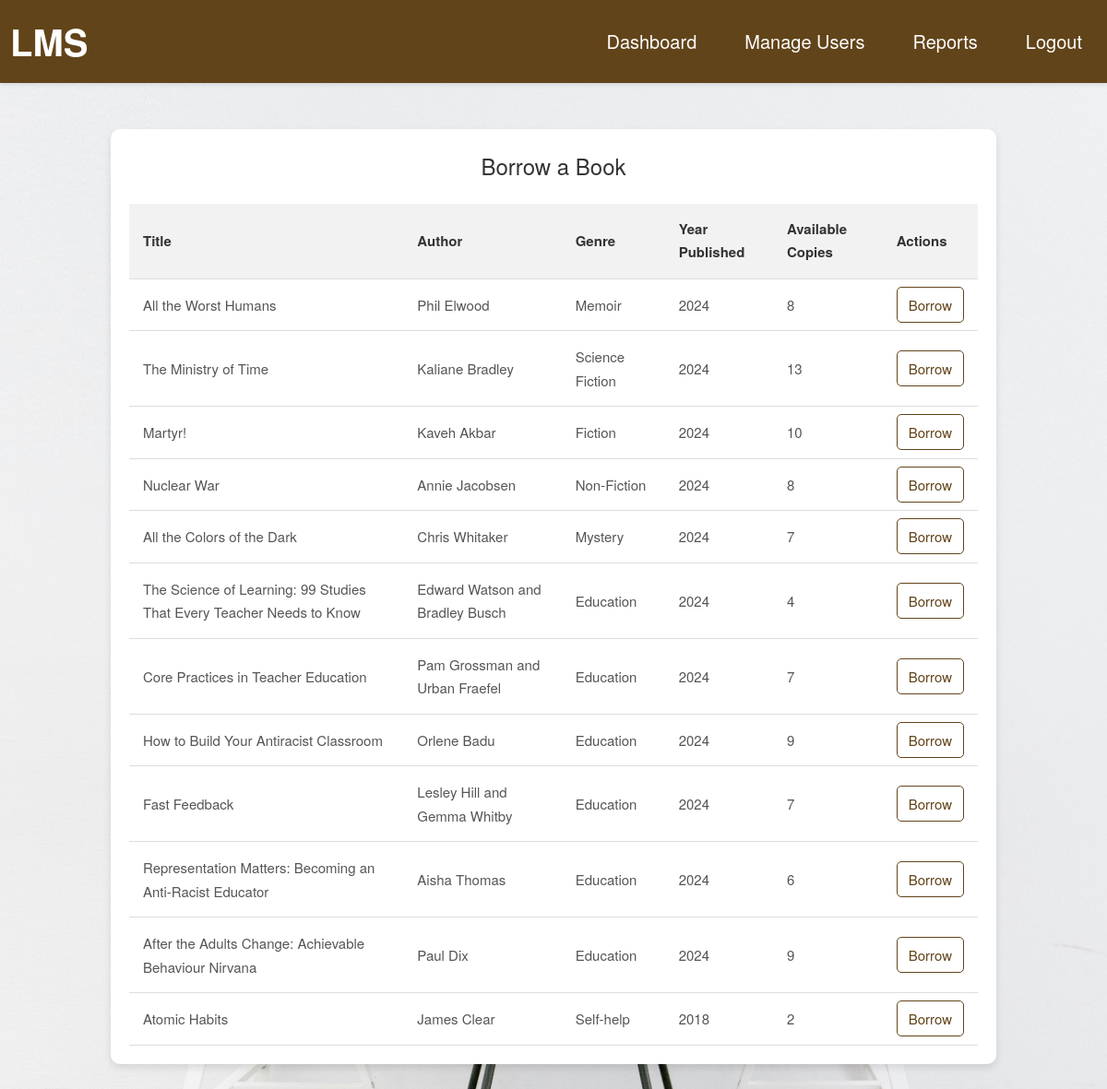
The page /borrow_book.php (signed in) on the database its author committed.
### tables this page shows
CREATE TABLE `books` (
  `BookID` int(11) NOT NULL,
  `Title` varchar(255) NOT NULL,
  `Author` varchar(100) NOT NULL,
  `Genre` varchar(100) DEFAULT NULL,
  `ISBN` varchar(45) NOT NULL,
  `YearPublished` year(4) DEFAULT NULL,
  `TotalCopies` int(11) DEFAULT 0,
  `AvailableCopies` int(11) DEFAULT 0,
  `AddedDate` date DEFAULT NULL
);

### borrow_book.php (the view, shortened to what this page needs)
<?php
include 'header.php';
include 'db_connection.php';
?>
<!DOCTYPE html>
<html>
<head>
    <link rel="stylesheet" type="text/css" href="styles.css">
</head>
<body style="background-image: url('./res/user.jpg'); background-size: cover; background-position: center; background-repeat: no-repeat;">
    <div class="borrow-book-container">
        <h2>Borrow a Book</h2>
        <table>
            <thead>
                <tr>
                    <th>Title</th>
                    <th>Author</th>
                    <th>Genre</th>
                    <th>Year Published</th>
                    <th>Available Copies</th>
                    <th>Actions</th>
                </tr>
            </thead>
            <tbody>
                <?php
                $sql = "SELECT * FROM books WHERE AvailableCopies > 0";
                $result = $conn->query($sql);
                if ($result->num_rows > 0) {
                    while ($row = $result->fetch_assoc()) {
                        echo "<tr>
                                <td>" . $row['Title'] . "</td>
                                <td>" . $row['Author'] . "</td>
                                <td>" . $row['Genre'] . "</td>
                                <td>" . $row['YearPublished'] . "</td>
                                <td>" . $row['AvailableCopies'] . "</td>
                                <td><a href='borrow_book.php?borrow=" . $row['BookID'] . "'>Borrow</a></td>
                              </tr>";
                    }
                } else {
                    echo "<tr><td colspan='6'>No books available</td></tr>";
                }
                ?>
            </tbody>
        </table>
    </div>
</body>
</html>

### css/styles.css (style rules this page uses)
* { margin: 0; padding: 0; box-sizing: border-box; font-family: 'Helvetica Neue', Arial, sans-serif; }
body { background-image: url('/library.jpg'); background-color: #f5f5f5; background-size: cover; background-position: center; background-repeat: no-repeat; color: #333; font-size: 18px; line-height: 1.7; }
.borrow-book-container { width: 80%; max-width: 1000px; margin: 50px auto; padding: 20px; background-color: #fff; border-radius: 10px; box-shadow: 0 4px 8px rgba(0, 0, 0, 0.1); text-align: center; }
.borrow-book-container table { width: 100%; margin-top: 20px; border-collapse: collapse; background-color: #fff; }
.borrow-book-container th, .borrow-book-container td { padding: 15px; border-bottom: 1px solid #ddd; font-size: 15px; }
.borrow-book-container th { background-color: #f2f2f2; font-weight: 600; color: #333; }
.borrow-book-container td { color: #555; }
.borrow-book-container td a { color: #62441a; text-decoration: none; padding: 8px 12px; border: 1px solid #62441a; border-radius: 5px; transition: background-color 0.3s ease, color 0.3s ease; }
h2 { margin-bottom: 20px; font-size: 24px; color: #333; font-weight: 300; }
table { width: 100%; margin-top: 20px; border-collapse: collapse; text-align: left; border-spacing: 0; background-color: #fff; table-layout: auto; }
th, td { padding: 12px; border-bottom: 1px solid #ddd; font-size: 16px; white-space: normal; word-wrap: break-word; }
th { background-color: #f2f2f2; font-weight: 600; color: #333; }

### rows shown on the page
books: Title "All the Worst Humans", Author "Phil Elwood", Genre "Memoir", YearPublished "2024", AvailableCopies "8"
books: Title "The Ministry of Time", Author "Kaliane Bradley", Genre "Science Fiction", YearPublished "2024", AvailableCopies "13"
books: Title "Martyr!", Author "Kaveh Akbar", Genre "Fiction", YearPublished "2024", AvailableCopies "10"
books: Title "Nuclear War", Author "Annie Jacobsen", Genre "Non-Fiction", YearPublished "2024", AvailableCopies "8"
books: Title "All the Colors of the Dark", Author "Chris Whitaker", Genre "Mystery", YearPublished "2024", AvailableCopies "7"
books: Title "The Science of Learning: 99 Studies That Every Teacher Needs to Know", Author "Edward Watson and Bradley Busch", Genre "Education", YearPublished "2024", AvailableCopies "4"
books: Title "Core Practices in Teacher Education", Author "Pam Grossman and Urban Fraefel", Genre "Education", YearPublished "2024", AvailableCopies "7"
books: Title "How to Build Your Antiracist Classroom", Author "Orlene Badu", Genre "Education", YearPublished "2024", AvailableCopies "9"
books: Title "Fast Feedback", Author "Lesley Hill and Gemma Whitby", Genre "Education", YearPublished "2024", AvailableCopies "7"
books: Title "Representation Matters: Becoming an Anti-Racist Educator", Author "Aisha Thomas", Genre "Education", YearPublished "2024", AvailableCopies "6"
books: Title "After the Adults Change: Achievable Behaviour Nirvana", Author "Paul Dix", Genre "Education", YearPublished "2024", AvailableCopies "9"
books: Title "Atomic Habits", Author "James Clear", Genre "Self-help", YearPublished "2018", AvailableCopies "2"
